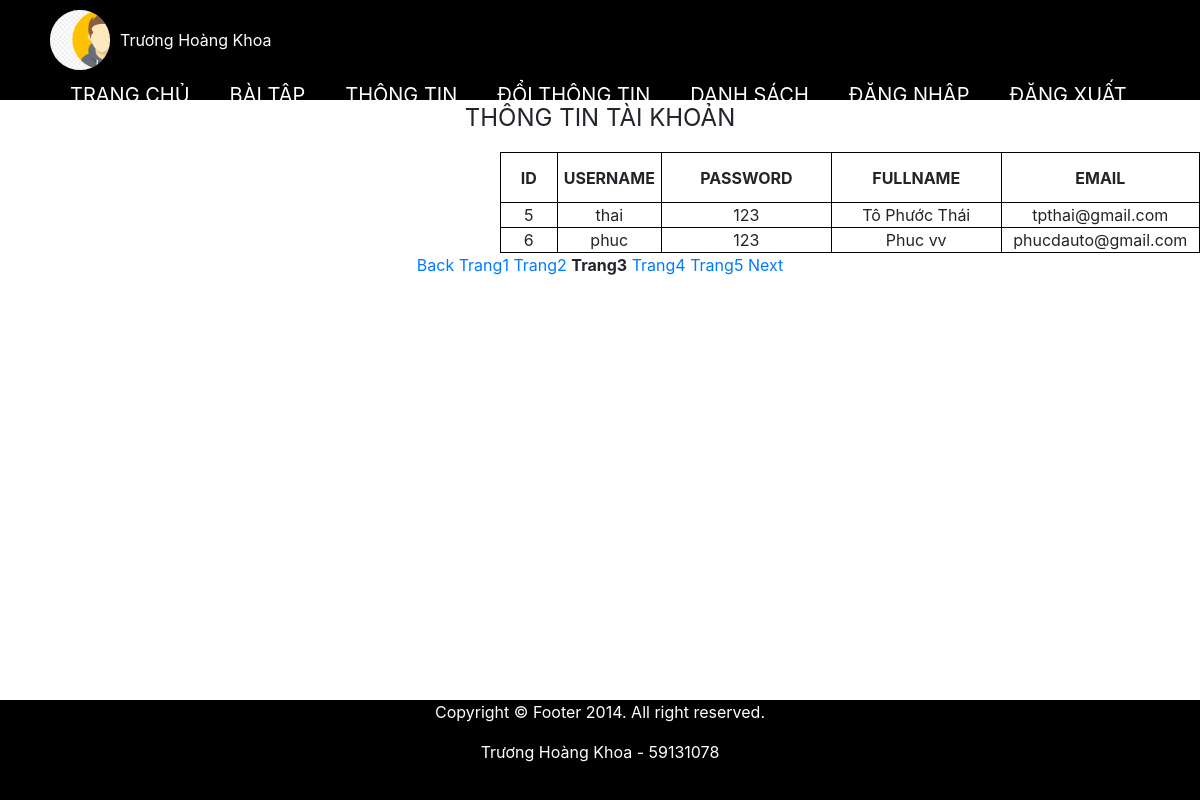
The page /viewuser.php?page=3 (signed in) on the database its author committed.
### tables this page shows
CREATE TABLE `user` (
  `id` int(11) NOT NULL,
  `username` varchar(28) NOT NULL,
  `password` varchar(28) NOT NULL,
  `fullname` varchar(100) NOT NULL,
  `email` varchar(100) NOT NULL
);

### Web/viewuser.php (the view, shortened to what this page needs)
<!DOCTYPE html>
<html lang="en">
<head>
</head>
<body>
<?php
include('header.php');
?>
<?php
$conn = mysqli_connect('localhost', 'root', '', 'db');
mysqli_set_charset($conn, 'UTF8');
$rowsPerPage=2;
$offset =($_GET['page']-1)*$rowsPerPage;
$result = mysqli_query($conn, "SELECT id, username, password,fullname,email FROM user LIMIT $offset ,$rowsPerPage");
echo "<p align='center'><font size='5'> THÔNG TIN TÀI KHOẢN</font></P>";
echo "<table align='center' width='700' border='1' cellpadding='2' cellspacing='2' style='bordercollapse:collapse'>";
echo '<tr>
<th style="text-align: center;" width="50">ID</th>
<th style="text-align: center;" width="50">USERNAME</th>
<th style="text-align: center;" width="150">PASSWORD</th>
<th style="text-align: center;" width="150">FULLNAME</th>
<th style="text-align: center;" width="150">EMAIL</th>
</tr>';
if(mysqli_num_rows($result)<>0)
{
    while($rows=mysqli_fetch_row($result))
    { echo "<tr>";
		echo "<td>$rows[0]</td>";
		echo "<td>$rows[1]</td>";
		echo "<td>$rows[2]</td>";
		echo "<td>$rows[3]</td>";
        echo "<td>$rows[4]</td>";
		echo "</tr>";
    }
}
echo"</table>";
$re = mysqli_query($conn, "select * from user");
$numRows = mysqli_num_rows($re);
$maxPage = floor($numRows/$rowsPerPage) + 1;
echo "<p style='text-align: center;'>";
    if ($_GET['page'] > 1)
    echo "<a href=" .$_SERVER['PHP_SELF']."?page=".($_GET['page']-1).">Back</a> ";
    for ($i=1 ; $i<=$maxPage ; $i++)
    { if ($i == $_GET['page'])
    { echo '<b>Trang'.$i.'</b> ';
    }
    else
    echo "<a href=" .$_SERVER['PHP_SELF']. "?page="
    .$i.">Trang".$i."</a> ";
    }
if ($_GET['page'] < $maxPage)
    echo "<a href=". $_SERVER['PHP_SELF']."?page=".($_GET['page']+1).">Next</a>";
?>
    <?php
    include ('footer.php');
    ?>
</body>
</html>

### Web/includes/css/style.css (style rules this page uses)
* { margin: 0; padding: 0; box-sizing: border-box; }

### Web/viewuser.php (style rules this page uses)
p { margin-top: 50px; }
table { padding-top: 50px; transform: translateX(500px); }
td { text-align: center; border: 1px solid black; }
th { height: 50px; text-align: center; border: 1px solid black; }

### Web/header.php (style rules this page uses)
a { text-decoration: none; }

### rows shown on the page
user: id "5", username "thai", password "123", fullname "Tô Phước Thái", email "tpthai@gmail.com"
user: id "6", username "phuc", password "123", fullname "Phuc vv", email "phucdauto@gmail.com"

### other values the page prints
$_SESSION['login-name'] "Trương Hoàng Khoa"
